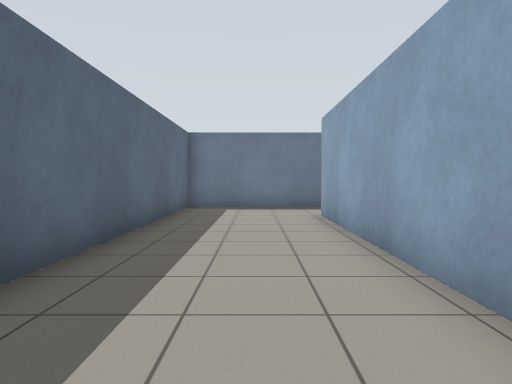
View 1 (above)

22 first-person views from a walk through a world built for the Gazebo simulator. The camera is 0.94 m above the floor, tilts 2° down and sees 70° across. The floor is counted in squares, 1 m on a side. Each view is taken from the middle of a square. On the plan, view 1 faces up. The plan holds only what a view shows up to about 13 squares ahead; the rest is blank.

View 2
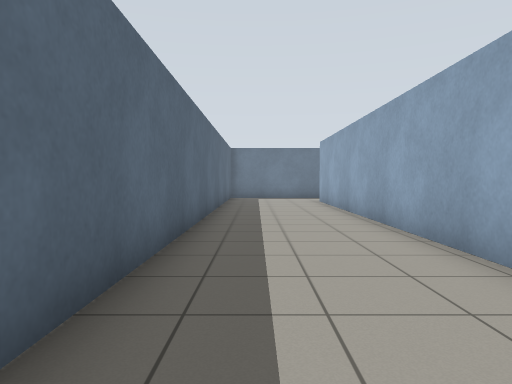

View 3
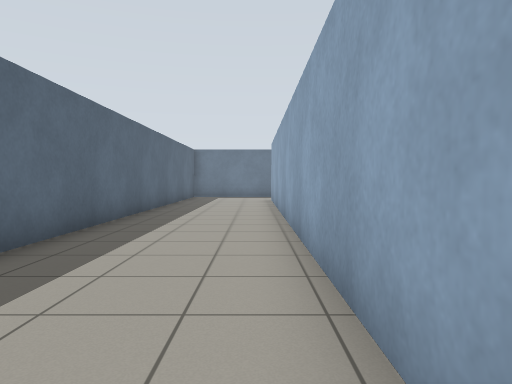

View 4
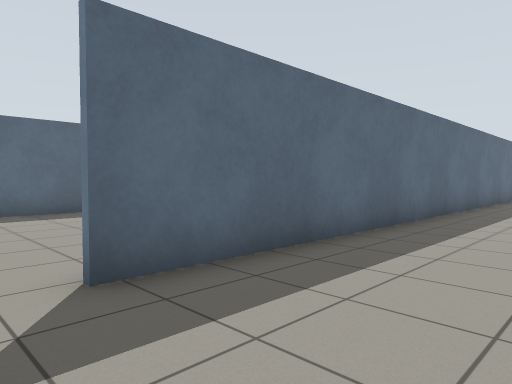

View 5
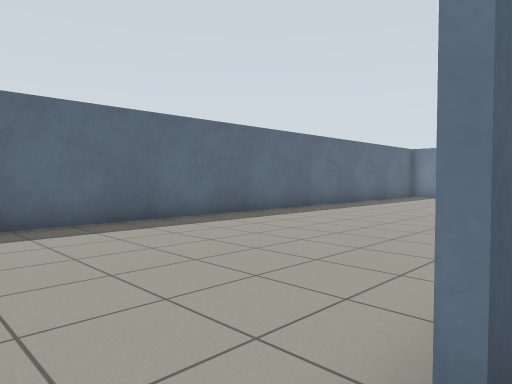

View 6
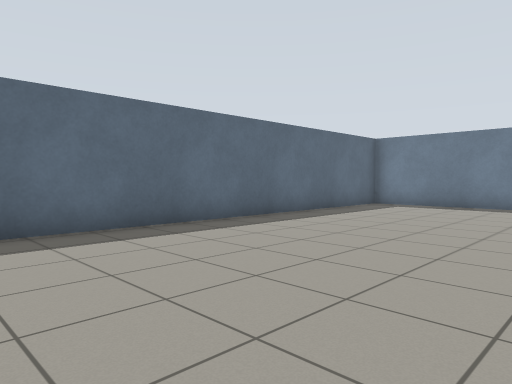

View 7
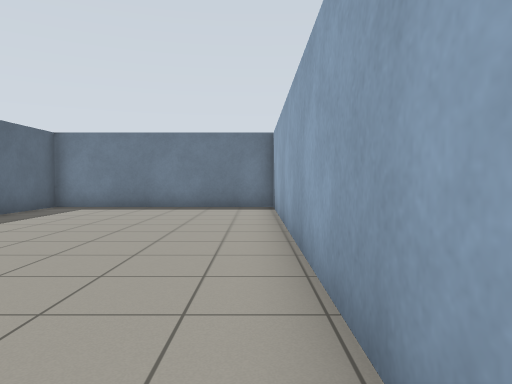

View 8
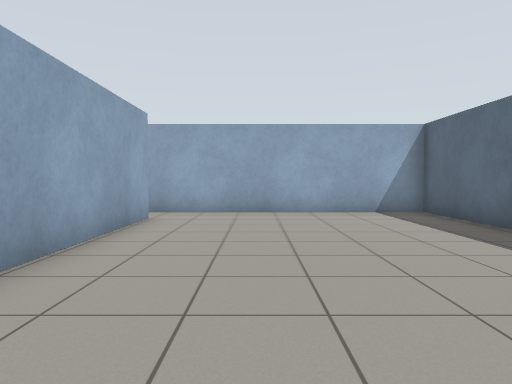

View 9
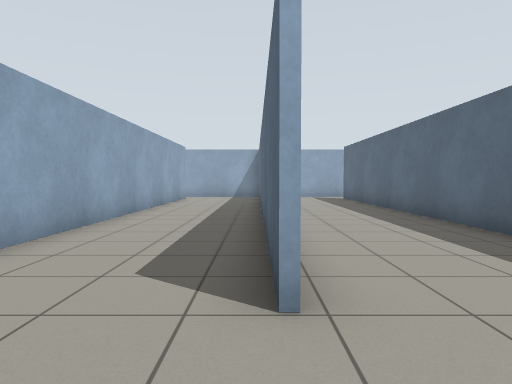

View 10
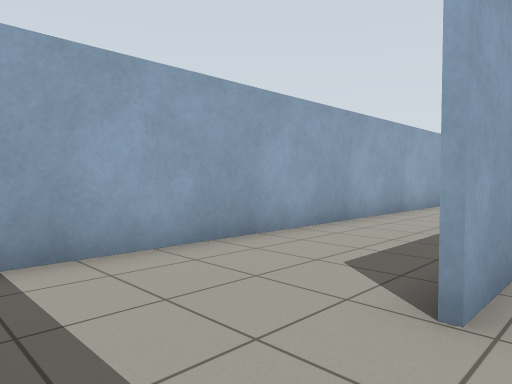

View 11
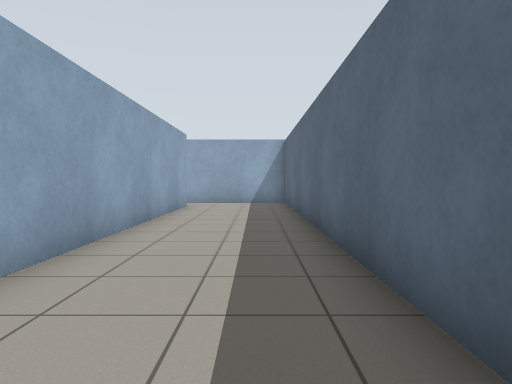

View 12
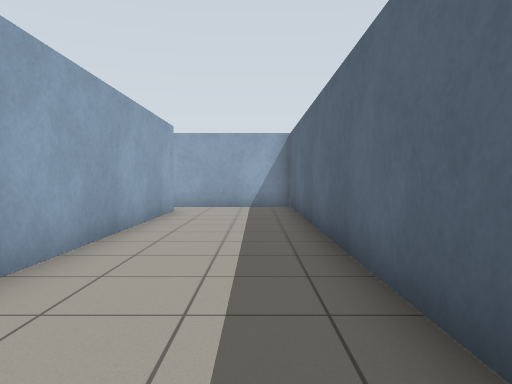

View 13
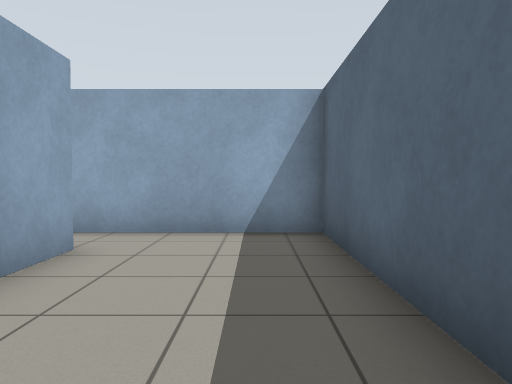

View 14
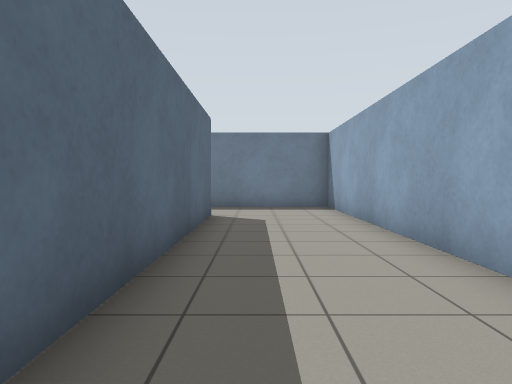

View 15
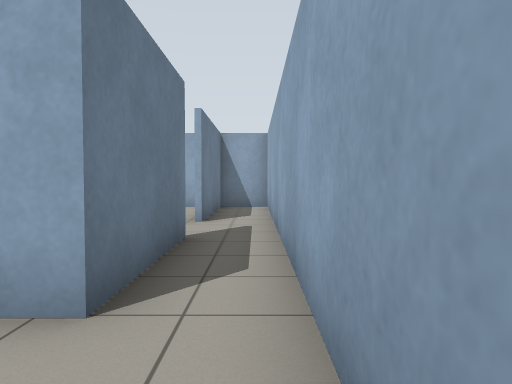

View 16
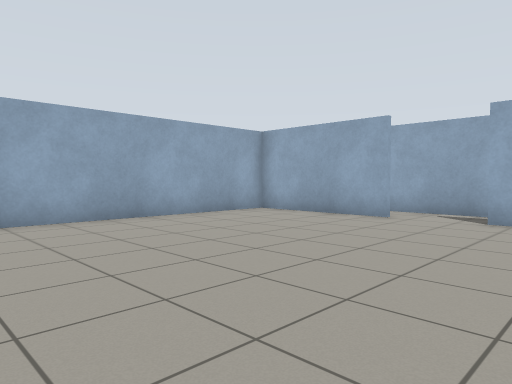

View 17
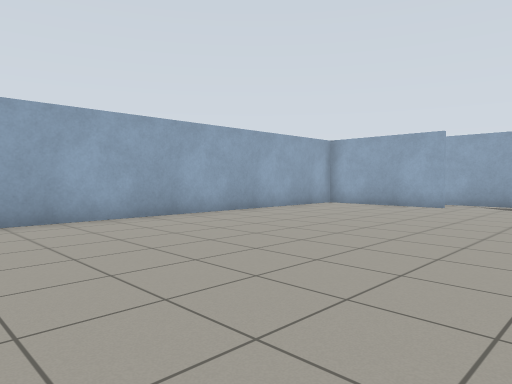

View 18
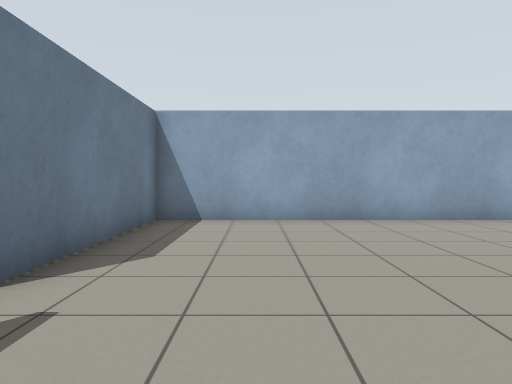

View 19
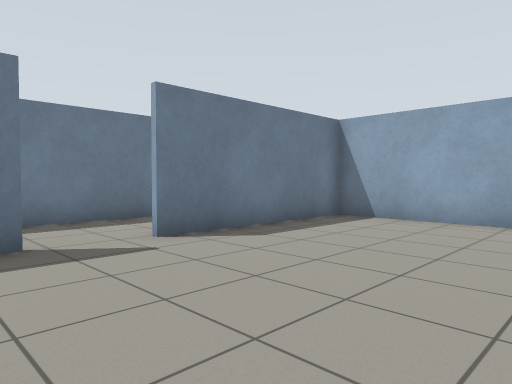

View 20
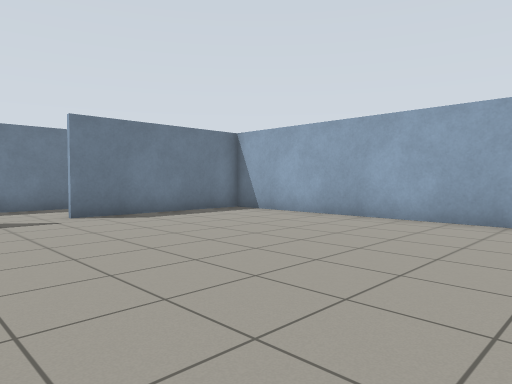

View 21
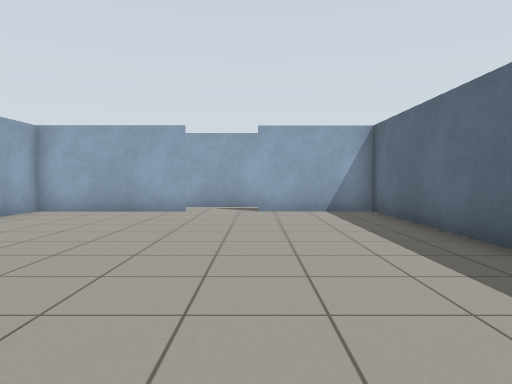

View 22
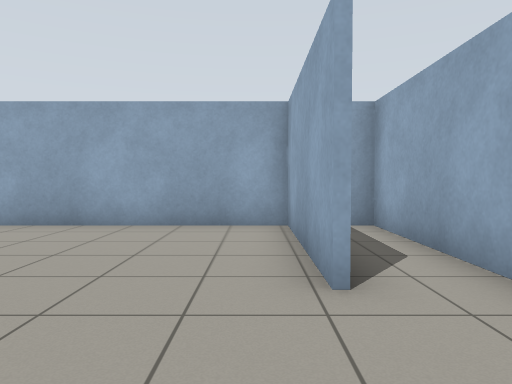

### Floor plan
Points are (right, up) in squares from view 1. A wall is a line through its corners. A room is listed if a view was taken in it or the views show most of it. See-through windows are left out.
Room 1 (views 1, 2, 3, 4, 9, 10, 11, 12, 13, 14, 15)
walls: (1.8, 9.5) (1.8, -7.4) (5.5, -7.4); (1.7, -6.1) (1.7, 9.5); (5.4, -5.8) (5.4, 12.3) (-2.3, 12.3) (-2.3, -5.9)
ways out: opening at (-2, -6.5) to room 2; opening at (6, -7) to room 3
Room 2 (views 5, 6, 7, 8)
walls: (-2.4, -5.9) (-2.4, 11.9); (-2.4, 12.3) (-9.8, 12.3) (-9.8, -7.4) (-1.9, -7.4)
ways out: opening at (-2, -6.5) to room 1
Room 3 (views 16, 17, 18, 19, 20, 21, 22)
walls: (5.6, 0.3) (5.6, -5.7) (9, -5.7); (11, -5.7) (15.5, -5.7); (8.9, -5.8) (5.4, -5.8); (15.4, -5.8) (11.1, -5.8); (5.5, -7.4) (15.4, -7.4) (15.4, 9.3) (10, 9.3)
ways out: opening at (6, -7) to room 1; opening at (9.5, 9)

Where each view was taken, in squares from view 1:
view 1: 0 up, 0 right, facing up
view 2: 6 down, 1 left, facing up
view 3: 7 down, 1 right, facing up
view 4: 7 down, 1 right, facing up-left
view 5: 7 down, 2 left, facing up-left
view 6: 1 down, 3 left, facing up-left
view 7: 0 up, 3 left, facing up
view 8: 3 up, 5 left, facing down
view 9: 12 up, 2 right, facing down
view 10: 12 up, 1 right, facing down-right
view 11: 7 up, 3 right, facing down
view 12: 5 up, 3 right, facing down
view 13: 1 down, 3 right, facing down
view 14: 0 up, 3 right, facing up
view 15: 7 down, 3 right, facing right
view 16: 3 up, 7 right, facing down-right
view 17: 7 up, 7 right, facing down-right
view 18: 7 up, 7 right, facing right
view 19: 4 up, 7 right, facing up-right
view 20: 0 up, 7 right, facing up-right
view 21: 5 up, 9 right, facing down
view 22: 5 down, 8 right, facing right
